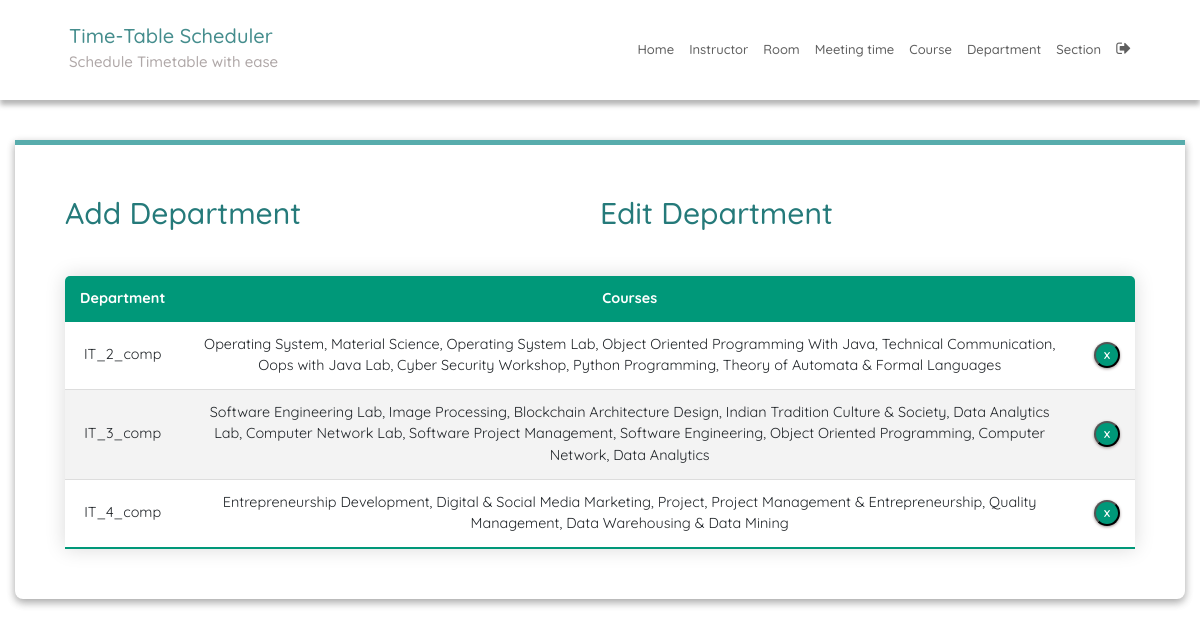
/departmentEdit/ (signed in), run on the app's committed database.
### SchedulerApp/models.py (models this page shows, shortened)
class Department(models.Model):
    dept_name = models.CharField(max_length=50)
    courses = models.ManyToManyField(Course)

### SchedulerApp/views.py (the view)
# urls.py: path('departmentEdit/', departmentEdit, name='departmentEdit'),
@login_required
def departmentEdit(request):
    course = defaultdict(list)
    for dept in Department.courses.through.objects.all():
        dept_name = Department.objects.filter(
            id=dept.department_id).values('dept_name')[0]['dept_name']
        course_name = Course.objects.filter(
            course_number=dept.course_id).values(
                'course_name')[0]['course_name']
        course[dept_name].append(course_name)
    context = {'departments': Department.objects.all(), 'course': course}
    return render(request, 'departmentEdit.html', context)

### SchedulerApp/templatetags/index.py (called while the page is built)
@register.filter
def dictKey(d, k):
    return ', '.join(d[k]) or ''

    def render(self, context):
        path = context['request'].path
        for p in self.patterns:
            pValue = template.Variable(p).resolve(context)
            if path == pValue:
                return 'active'
        return ''

### templates/departmentEdit.html (shortened to what this page needs)
{% extends 'base.html' %}
{% block content %}
{% load static %}
{% load index %}
<fieldset class="fieldset">
  <div class="tablink">
    <a href="{% url 'departmentAdd'%}">
      <h1 onclick="openPage('new')" id="defaultOpen">Add Department</h1>
    </a>
    <h1 onclick="openPage('edit')" id="link_to_edit">Edit Department</h1>
  </div>
  <div class="tabcontent" id="edit">
    <table class="editTable">
      <thead>
        <tr class="table-headers">
          <th>Department</th>
          <th>Courses</th>
          <th class="empty"></th>
        </tr>
      </thead>
      <tbody>
        {% for dept in departments %}
        <tr>
          <td>{{dept.dept_name}}</td>
          <td>{{course|dictKey:dept.dept_name}}</td>
          <td class="empty">
            <form action="{% url 'deletedepartment' dept.id %}" method="post">
              <input type="submit" value="X" class="cross">
            </form>
          </td>
        </tr>
        {% endfor %}
      </tbody>
    </table>
  </div>
</fieldset>
{% endblock %}

### static/CSS/style.css (style rules this page uses)
:root { --green1: #57ACAC; --green2: #38c0b3; --green3: #257a7a; --green4: #0FCD9D; --green5: #01d7a7; --green6: #00BE8E; --green7: #009879; --white: #fff; --grey: #aaa; --dark-grey: #444; --light-grey: #a29999; --lighter-grey: #dddddd; --lightest-grey: #f3f3f3; --box-shadow: #9e9292; }
html { font-size: 100%; box-sizing: border-box; scroll-behavior: smooth; }
html, body { margin: 0; padding: 0; width: 100vw; min-height: 100%; text-rendering: optimizeLegibility; font-family: "Quicksand", sans-serif; font-size: 62.5%; }
body { position: relative; }
a { text-decoration: none; }
fieldset { padding: 50px; border-radius: 0 0 8px 8px; background: transparent; box-shadow: rgba(0, 0, 0, 0.145) 0px 4px 8px, rgba(0, 0, 0, 0.24) 0px 3px 8px; border-top: 5px solid var(--green1); }
.fieldset { min-width: 65rem; font-size: 1.6rem; }
.tablink { display: grid; grid-template-columns: 1fr 1fr; }
.tablink h1 { color: var(--green3); padding-bottom: 2rem; cursor: pointer; font-size: 3rem; }
.tabcontent { display: grid; gap: 3rem; }
.editTable, .timetable { border-collapse: collapse; margin-top: 2rem; font-size: 0.9em; min-width: 40rem; border-radius: 5px 5px 0 0; overflow: hidden; box-shadow: 0 0 20px rgba(0, 0, 0, 0.15); text-align: center; }
.editTable thead tr, .timetable thead tr { background-color: var(--green7); color: var(--white); font-weight: bold; }
.editTable th, .editTable td, .timetable th, .timetable td { padding: 1.2rem 1.5rem; }
.editTable tbody tr, .timetable tbody tr { border-bottom: 1px solid var(--lighter-grey); }
.editTable tbody tr:nth-of-type(even), .timetable tbody tr:nth-of-type(even) { background-color: var(--lightest-grey); }
.editTable tbody tr:last-of-type, .timetable tbody tr:last-of-type { border-bottom: 2px solid var(--green7); }
.empty form { display: flex; justify-content: center; }
.cross { border-radius: 50%; font-size: 1rem; font-weight: bold; box-shadow: 0px 1px 3px 0px var(--box-shadow); padding: 4px; color: var(--white); background-color: var(--green7); cursor: pointer; width: 2.6rem; height: 2.6rem; }

### data on the page
Department: dept_name "IT_2_comp", dept_name "Operating System, Material Science, Operating System Lab, Object Oriented Programming With Java, Technical Communication, Oops with Java Lab, Cyber Security Workshop, Python Programming, Theory of Automata & Formal Languages"
Department: dept_name "IT_3_comp", dept_name "Software Engineering Lab, Image Processing, Blockchain Architecture Design, Indian Tradition Culture & Society, Data Analytics Lab, Computer Network Lab, Software Project Management, Software Engineering, Object Oriented Programming, Computer Network, Data Analytics"
Department: dept_name "IT_4_comp", dept_name "Entrepreneurship Development, Digital & Social Media Marketing, Project, Project Management & Entrepreneurship, Quality Management, Data Warehousing & Data Mining"
